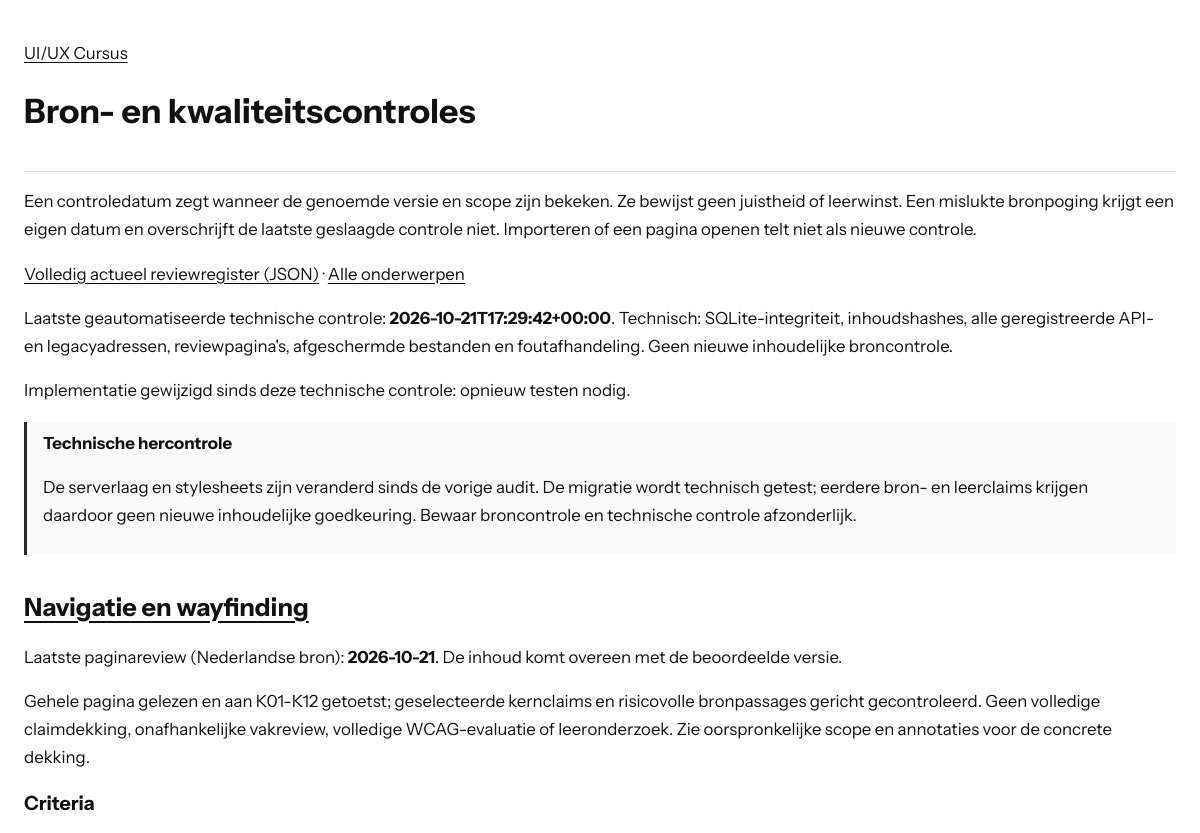
The page /checks.php?topic=navigatie-en-wayfinding (upper part) on the database as committed earlier.
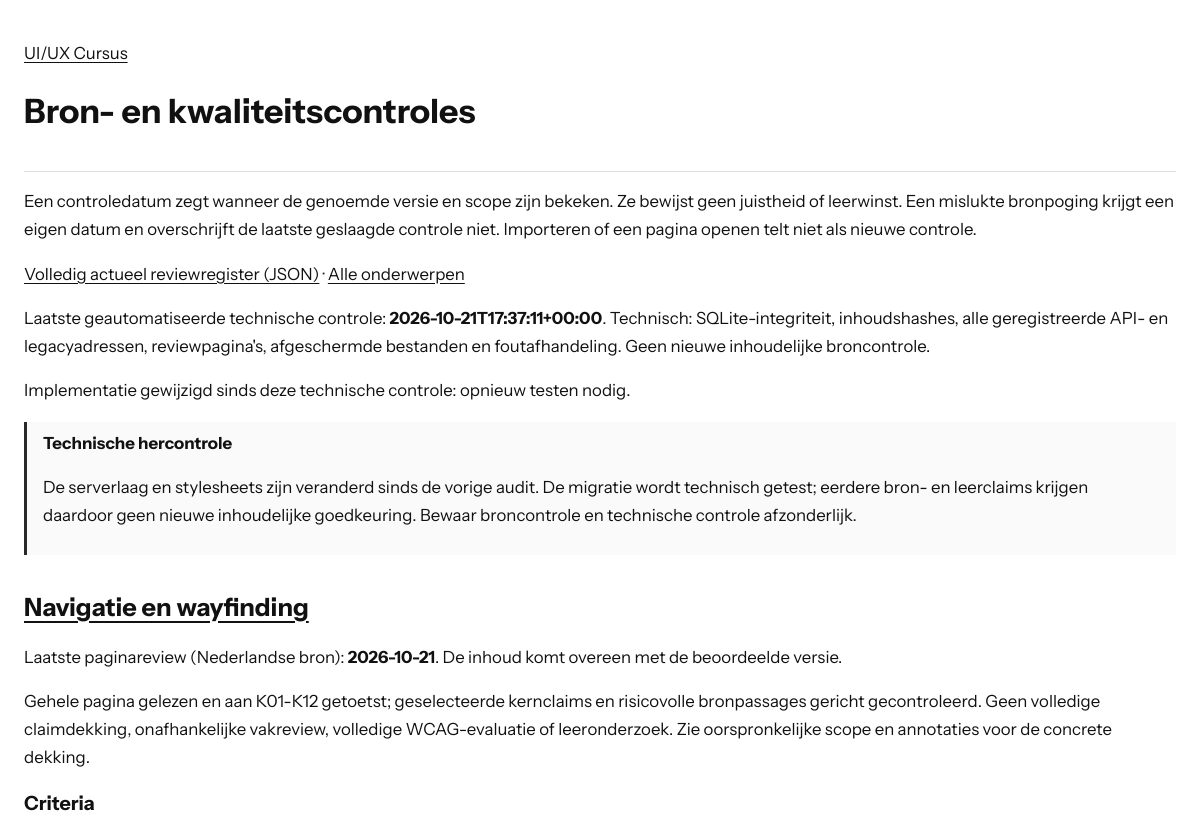
The same page on the database as committed later.
### tables this page shows
CREATE TABLE metadata (key TEXT PRIMARY KEY, value TEXT NOT NULL);

### lib/course.php (called while the page is built, shortened)
<?php
function course_decode(string $value): array
{
    return json_decode($value, true, 512, JSON_THROW_ON_ERROR);
}
function course_meta(PDO $db, string $key): array
{
    $q = $db->prepare('SELECT value FROM metadata WHERE key = ?');
    $q->execute([$key]);
    $value = $q->fetchColumn();
    return $value === false ? [] : course_decode($value);
}
function course_topics(PDO $db): array
{
    $q = $db->prepare('SELECT id, metadata_json FROM topics ORDER BY position');
    $q->execute();
    return array_map(static function (array $row): array {
        $topic = course_decode($row['metadata_json']);
        $topic['contentFile'] = 'api.php?resource=content&id=' . rawurlencode($row['id']) . '&lang=nl';
        return $topic;
    }, $q->fetchAll());
}
function course_review(PDO $db, string $id): ?array
{
    $q = $db->prepare('SELECT p.*, c.content_hash FROM page_reviews p JOIN contents c ON c.topic_id=p.topic_id AND c.lang=? WHERE p.topic_id=?');
    $q->execute(['nl', $id]);
    $row = $q->fetch();
    $review = course_decode($row['review_json']);
    $review['review_language'] = 'nl';
    $review['last_checked_at'] = $row['last_checked_at'];
    $review['checked_hash'] = $row['checked_hash'];
    $review['current_hash'] = $row['content_hash'];
    $review['needs_content_review'] = $row['checked_hash'] !== $row['content_hash'];
    $q = $db->prepare('SELECT * FROM criterion_checks WHERE topic_id=? ORDER BY criterion');
    $q->execute([$id]);
    foreach ($q as $item) {
        $review['criteria'][$item['criterion']] = [
            'status' => $item['status'], 'evidence' => $item['evidence'],
            'last_checked_at' => $item['last_checked_at'], 'checked_hash' => $item['checked_hash'],
            'needs_review' => $item['checked_hash'] !== $row['content_hash'],
        ];
    }
    $q = $db->prepare('SELECT * FROM claims WHERE topic_id=? ORDER BY id');
    $q->execute([$id]);
    $review['claims'] = [];
    foreach ($q as $item) {
        $claim = course_decode($item['claim_json']);
        $claim['verification'] = $item['verification'];
        $claim['last_attempted_at'] = $item['last_attempted_at'];
        $claim['last_checked_at'] = $item['last_checked_at'];
        $claim['checked_hash'] = $item['checked_hash'];
        $claim['needs_review'] = $item['last_checked_at'] === null || $item['checked_hash'] !== $row['content_hash'];
        $review['claims'][] = $claim;
    }
    return $review;
}
function course_dependencies(PDO $db): array
{
    $expected = course_meta($db, 'audit')['dependency_hashes'] ?? [];
    $result = [];
    foreach ($expected as $file => $hash) {
        $path = COURSE_ROOT . '/' . $file;
        $current = is_file($path) ? hash_file('sha256', $path) : null;
        $result[] = ['file' => $file, 'checked_hash' => $hash, 'current_hash' => $current, 'needs_review' => $current !== $hash];
    }
    return $result;
}
function course_e(mixed $text): string
{
    return htmlspecialchars((string)$text, ENT_QUOTES | ENT_SUBSTITUTE, 'UTF-8');
}
function course_slug(mixed $value): ?string
{
    return is_string($value) && preg_match('/\A[a-z0-9]+(?:-[a-z0-9]+)*\z/D', $value) ? $value : null;
}

### checks.php (the view, shortened to what the changed rows need)
<?php
require_once __DIR__ . '/lib/course.php';
try {
    $db = course_db();
    $topics = course_topics($db);
    $selected = isset($_GET['topic']) ? course_slug($_GET['topic']) : null;
    $review = $selected !== null ? course_review($db, $selected) : null;
    $reviews = $selected === null ? course_reviews($db)['records'] : [$review];
} catch (Throwable $error) {
    error_log('Course checks: ' . $error->getMessage());
    http_response_code(503);
    exit('De controles zijn tijdelijk niet beschikbaar.');
}
?>
<!doctype html>
<html lang="nl"><head><meta charset="utf-8"><meta name="viewport" content="width=device-width,initial-scale=1">
<title>Bron- en kwaliteitscontroles - UI/UX Cursus</title><link rel="stylesheet" href="styles/checks.css?v=instrument1"></head>
<body><header><a href="index.php">UI/UX Cursus</a><h1>Bron- en kwaliteitscontroles</h1></header><main>
<p>Een controledatum zegt wanneer de genoemde versie en scope zijn bekeken. Ze bewijst geen juistheid of leerwinst. Een mislukte bronpoging krijgt een eigen datum en overschrijft de laatste geslaagde controle niet. Importeren of een pagina openen telt niet als nieuwe controle.</p>
<p><a href="api.php?resource=reviews">Volledig actueel reviewregister (JSON)</a> · <a href="checks.php">Alle onderwerpen</a></p>
<?php $technical = course_meta($db, 'technical_validation'); if ($technical): ?>
<p>Laatste geautomatiseerde technische controle: <strong><?= course_e($technical['validated_at']) ?></strong>. <?= course_e($technical['scope']) ?></p>
<?php $technicalChanged = array_filter($technical['file_hashes'], static fn(string $hash, string $file): bool => !is_file(COURSE_ROOT . '/' . $file) || hash_file('sha256', COURSE_ROOT . '/' . $file) !== $hash, ARRAY_FILTER_USE_BOTH); if ($technicalChanged): ?><p>Implementatie gewijzigd sinds deze technische controle: opnieuw testen nodig.</p><?php endif; ?>
<?php endif; ?>
<?php $changed = array_filter(course_dependencies($db), static fn(array $r): bool => $r['needs_review']); ?>
<?php if ($changed): ?><aside><strong></strong><p></p></aside><?php endif; ?>
<?php foreach ($reviews as $item): ?>
<section><h2><a href="index.php?topic=<?= course_e($item['id']) ?>#<?= course_e($item['id']) ?>"><?= course_e(array_values(array_filter($topics, static fn(array $t): bool => $t['id'] === $item['id']))[0]['titel']) ?></a></h2>
<p></p>
<p><?= course_e($item['review_scope'] ?? '') ?></p>
<?php if ($selected === null): ?><p><a href="checks.php?topic=<?= course_e($item['id']) ?>">Bekijk criteria, bronclaims en controledatums</a></p><?php else: ?>
<h3>Criteria</h3>
<?php endif; ?></section>
<?php endforeach; ?>
</main></body></html>

Rows that differ between the two databases and show on the page:
changed metadata: value "2026-10-21T17:29:42+00:00" → "2026-10-21T17:37:11+00:00"
